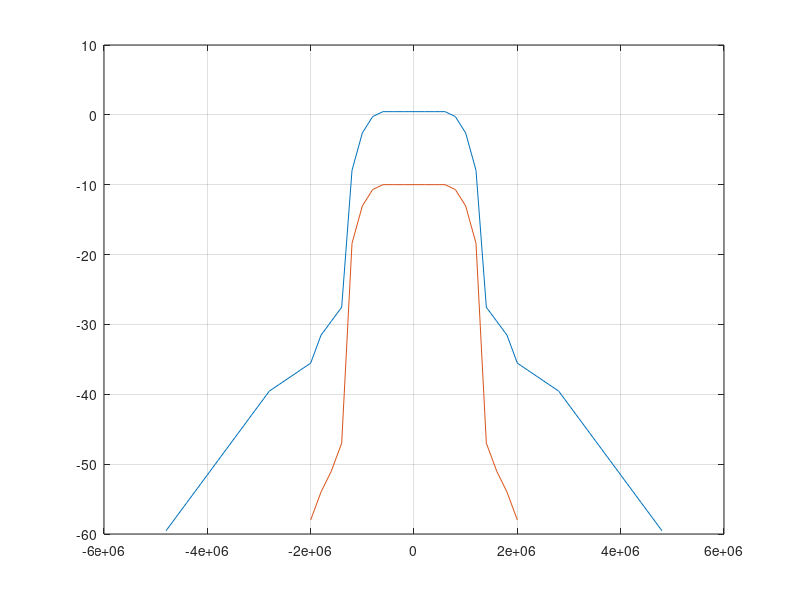
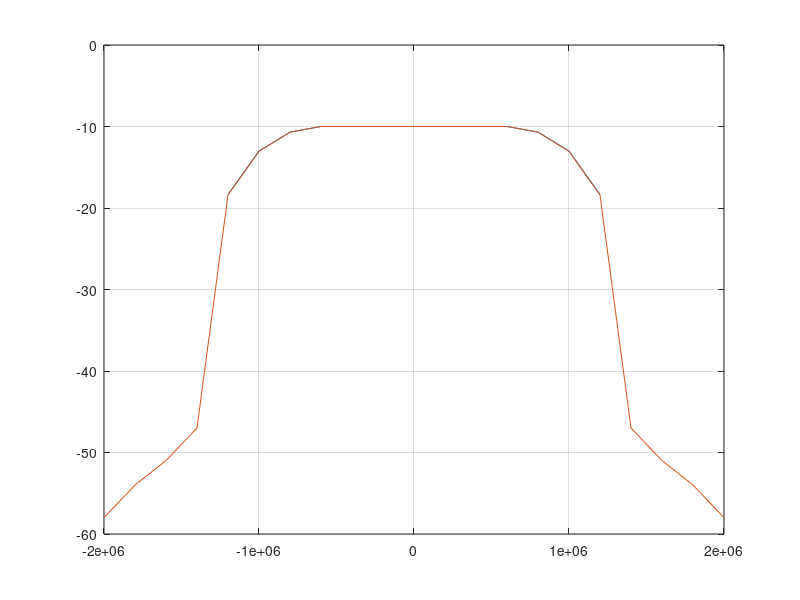

Source code (MATLAB) for these figures, in order:
# First very quick generation of the HDT signal spectrum and of a good-enough by now Rx filter response

# Shape of a HDT signal spectrum (just done as the theoretical HDT RRC)
# Shape of the combined HDT Rx filter: A wild guess of how that could look in a real modem

fres = 200e3;

## Shape of a HDT signal spectrum

T = 0.5e-6;
b = 0.4;
flim = 2e6; #(1 + b)/(2*T);
rlim2 = (1 + b)/(2*T);
rlim = (1 - b)/(2*T);

f = -flim:fres:flim;
P = ones(size(f));
P2 = sqrt(1/2*(1-sin(pi*(2*abs(f)*T-1)/(2*b))));
P(f > rlim) = P2(f > rlim);
P(f < -rlim) = P2(f < -rlim);
P(f < -rlim2 | f > rlim2) = 0;
# P is the theoretical RRC filter shape (amplitude) in freq. domain

Po = P.^2;
Po = Po ./sum(Po); #Po is just P in powwer scaled to a total power of 1

Pi = zeros(size(f));
Pi_h = [0	0	0	-0.7	-3.05	-8.4	-37	-41	-44 -48]; #"Hand drawn" approximate spectrum (in dBs)
Pi = [Pi_h(end:-1:1) 0 Pi_h]; clear Pi_h
Pi_nu = 10.^(Pi./10);
Pi_nu = Pi_nu / sum(Pi_nu);
Pi_nu # Shape of modulation for HDT (power in n.u.)

figure(5);
hold off;
#plot(f,20*log10(P));
plot(f,10*log10(Po));
hold on; grid on;
plot(f,10*log10(Pi_nu));

clear Pi Po P P2 rlim rlim2 T b flim


## Quick cross check of old Rx filters (BLE 1 & 2Mbps)

BLE = [4.1980e-05,   2.8516e-04,   4.8379e-04,   1.2872e-02,   9.1159e-02,...
    2.4433e-01,   3.0165e-01,   2.4433e-01,   9.1159e-02,   1.2872e-02,...
    4.8379e-04,   2.8516e-04,   4.1980e-05];
BLEf = [1.0000e-06,   1.2589e-06,   1.5849e-06,   1.9953e-06,   2.5119e-06,...
    3.1623e-06,   5.0119e-06,   1.0000e-05,   3.1623e-05,   1.0000e-04,...
    3.1623e-04,   1.0000e-03,   3.1623e-03,   1.0000e-02,   3.9811e-02,...
    1.1398e-01,   2.6304e-01,   6.7212e-01,   7.9446e-01,   9.8531e-01,...
    1.1791e+00,   9.8531e-01,   7.9446e-01,   6.7212e-01,   2.6304e-01,...
    1.1398e-01,   3.9811e-02,   1.0000e-02,   3.1623e-03,   1.0000e-03,...
    3.1623e-04,   1.0000e-04,   3.1623e-05,   1.0000e-05,   5.0119e-06,...
    3.1623e-06,   2.5119e-06,   1.9953e-06,   1.5849e-06,   1.2589e-06,...
    1.0000e-06];
fBLEf = (-(length(BLEf)-1)/2:(length(BLEf)-1)/2)*fres;
fBLE = (-(length(BLE)-1)/2:(length(BLE)-1)/2)*fres;
Overlap = BLEf(fBLEf >= min(fBLE) & fBLEf <= max(fBLE));
check = sum((sqrt(Overlap).*sqrt(BLE)).^2);

clear BLE BLEf fBLE fBLEf Overlap check

#plot(fBLEf, 10*log10(BLEf)); hold on;
#plot(fBLE, 10*log10(BLE));
#
Prop2 = [...
1.4055e-05,   5.6012e-05,   1.5134e-04,   2.1890e-04,   1.2972e-04,...
    3.2762e-04,   3.3251e-03,   1.4459e-02,   4.1335e-02,   8.0105e-02,...
    1.1656e-01,   1.5506e-01,   1.7652e-01,   1.5506e-01,   1.1656e-01,...
    8.0105e-02,   4.1335e-02,   1.4459e-02,   3.3251e-03,   3.2762e-04,...
    1.2972e-04,   2.1890e-04,   1.5134e-04,   5.6012e-05,   1.4055e-05];
Prop2f = [...
    1.0000e-06,   1.5849e-06,   2.5119e-06,   3.9811e-06,   6.3096e-06,...
    7.9433e-06,   1.0000e-05,   1.2589e-05,   1.5849e-05,   1.9953e-05,...
    2.5119e-05,   3.1623e-05,   3.9811e-05,   5.0119e-05,   6.3096e-05,...
    7.9433e-05,   1.0000e-04,   1.2589e-04,   1.5849e-04,   1.9953e-04,...
    2.5119e-04,   3.1623e-04,   3.9811e-04,   5.0119e-04,   6.3096e-04,...
    1.0000e-03,   1.5849e-03,   3.1623e-03,   6.3096e-03,   3.1565e-02,...
    5.2087e-02,   6.4973e-02,   1.3748e-01,   2.0369e-01,   4.3440e-01,...
    8.5992e-01,   1.0097e+00,   1.0097e+00,   1.0097e+00,   1.0097e+00,...
    1.0097e+00,   1.0097e+00,   1.0097e+00,   1.0097e+00,   1.0097e+00,...
    8.5992e-01,   4.3440e-01,   2.0369e-01,   1.3748e-01,   6.4973e-02,...
    5.2087e-02,   3.1565e-02,   6.3096e-03,   3.1623e-03,   1.5849e-03,...
    1.0000e-03,   6.3096e-04,   5.0119e-04,   3.9811e-04,   3.1623e-04,...
    2.5119e-04,   1.9953e-04,   1.5849e-04,   1.2589e-04,   1.0000e-04,...
    7.9433e-05,   6.3096e-05,   5.0119e-05,   3.9811e-05,   3.1623e-05,...
    2.5119e-05,   1.9953e-05,   1.5849e-05,   1.2589e-05,   1.0000e-05,...
    7.9433e-06,   6.3096e-06,   3.9811e-06,   2.5119e-06,   1.5849e-06,...
    1.0000e-06];
fProp2f = (-(length(Prop2f)-1)/2:(length(Prop2f)-1)/2)*fres;
#figure(10); plot(fProp2f, 10*log10(Prop2f));
fProp2 = (-(length(Prop2)-1)/2:(length(Prop2)-1)/2)*fres;
Overlap = Prop2f(fProp2f >= min(fProp2) & fProp2f <= max(fProp2));
check = sum((sqrt(Overlap).*sqrt(Prop2)).^2);

clear Prop2 Prop2f fProp2 fProp2f Overlap check

## Shape of the combined HDT Rx filter

HDTf_h = [
#0.2  0.4  0.6  0.8  1.0  1.2  1.4  1.6  1.8  2.0  2.2  2.4  2.6  2.8  3.0  3.2  3.4  3.6  3.8  4.0  4.2  4.4  4.6  4.8
   0   0    0  -0.7 -3.05 -8.4 -28  -30  -32  -36  -37  -38  -39  -40  -42  -44  -46  -48  -50  -52  -54  -56  -58  -60
];
HDTf = [HDTf_h(end:-1:1) 0 HDTf_h];
clear HDTf_h

HDTf_nu = 10.^(HDTf./10);
HDTf_nu = HDTf_nu / sum(HDTf_nu);
%TODO: Scale for gain 1 with Pi_nu
fHDTf = (-(length(HDTf)-1)/2:(length(HDTf)-1)/2)*fres;

Overlap = HDTf_nu(fHDTf >= min(f) & fHDTf <= max(f));
acc = sum((sqrt(Overlap).*sqrt(Pi_nu)).^2);
HDTf_nu = HDTf_nu./acc;

Overlap = HDTf_nu(fHDTf >= min(f) & fHDTf <= max(f));
check = sum((sqrt(Overlap).*sqrt(Pi_nu)).^2);

figure(1); hold off; plot(fHDTf, 10*log10(HDTf_nu)); hold on; grid on;
plot(f, 10*log10(Pi_nu));
